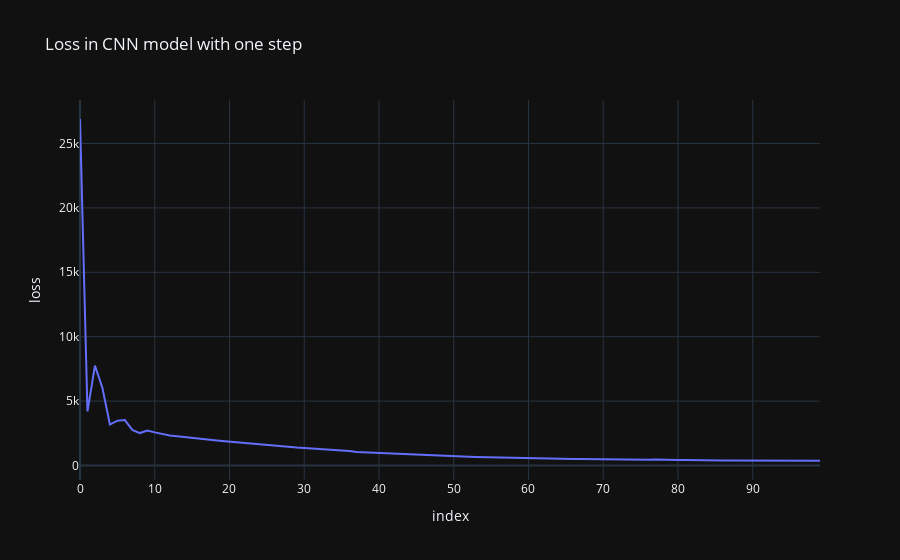

Notebook code for this chart:
### Code cell
losses_df1 = pd.DataFrame(model1.history.history)
fig = px.line(losses_df1, x = losses_df1.index, y='loss',
            title='Loss in CNN model with one step ')
fig.show()

### Figure 1 — Plotly figure (JSON) as saved in the notebook; plotly's stock layout.template omitted (floating-point values rounded to 4 significant figures)
{"data": [{"hovertemplate": "index=%{x}<br>loss=%{y}<extra></extra>", "legendgroup": "", "line": {"color": "#636efa", "dash": "solid"}, "marker": {"symbol": "circle"}, "mode": "lines", "name": "", "orientation": "v", "showlegend": false, "type": "scatter", "x": [0, 1, 2, 3, 4, 5, 6, 7, 8, 9, 10, 11, 12, 13, 14, 15, 16, 17, 18, 19, 20, 21, 22, 23, 24, 25, 26, 27, 28, 29, 30, 31, 32, 33, 34, 35, 36, 37, 38, 39, 40, 41, 42, 43, 44, 45, 46, 47, 48, 49, 50, 51, 52, 53, 54, 55, 56, 57, 58, 59, 60, 61, 62, 63, 64, 65, 66, 67, 68, 69, 70, 71, 72, 73, 74, 75, 76, 77, 78, 79, 80, 81, 82, 83, 84, 85, 86, 87, 88, 89, 90, 91, 92, 93, 94, 95, 96, 97, 98, 99], "xaxis": "x", "y": [26900.0, 4200.0, 7756.0, 6014.0, 3181.0, 3478.0, 3529.0, 2770.0, 2519.0, 2723.0, 2572.0, 2431.0, 2325.0, 2267.0, 2195.0, 2151.0, 2100.0, 2024.0, 1964.0, 1909.0, 1854.0, 1799.0, 1774.0, 1685.0, 1639.0, 1594.0, 1540.0, 1490.0, 1439.0, 1389.0, 1358.0, 1321.0, 1269.0, 1266.0, 1188.0, 1148.0, 1120.0, 1054.0, 1027.0, 993.9, 960.2, 935.9, 907.8, 872.0, 839.9, 833.8, 795.5, 771.1, 752.0, 734.5, 714.3, 692.3, 678.5, 660.7, 645.1, 630.6, 616.0, 602.8, 590.0, 582.4, 588.7, 564.7, 556.0, 536.9, 533.6, 521.4, 514.6, 503.3, 491.4, 483.6, 481.9, 469.0, 466.2, 454.3, 460.7, 445.7, 441.3, 472.3, 439.2, 438.2, 422.5, 426.4, 408.4, 404.6, 400.0, 391.7, 389.4, 386.2, 382.7, 381.3, 377.9, 371.3, 369.2, 365.4, 363.1, 360.5, 365.9, 365.2, 350.3, 375.0], "yaxis": "y"}], "layout": {"legend": {"tracegroupgap": 0}, "title": {"text": "Loss in CNN model with one step "}, "xaxis": {"anchor": "y", "domain": [0, 1], "title": {"text": "index"}}, "yaxis": {"anchor": "x", "domain": [0, 1], "title": {"text": "loss"}}}}
